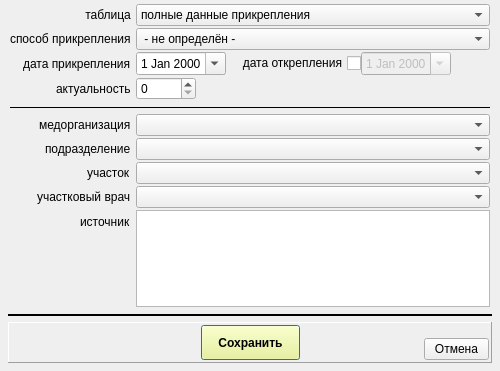
<?xml version="1.0" encoding="UTF-8"?>
<ui version="4.0">
 <class>add_assig_rec_wnd</class>
 <widget class="QDialog" name="add_assig_rec_wnd">
  <property name="geometry">
   <rect>
    <x>0</x>
    <y>0</y>
    <width>500</width>
    <height>371</height>
   </rect>
  </property>
  <property name="minimumSize">
   <size>
    <width>500</width>
    <height>0</height>
   </size>
  </property>
  <property name="maximumSize">
   <size>
    <width>650</width>
    <height>16777215</height>
   </size>
  </property>
  <property name="windowTitle">
   <string>Dialog</string>
  </property>
  <property name="windowIcon">
   <iconset resource="_inko_assig_res.qrc">
    <normaloff>:/inko_asg.bmp</normaloff>:/inko_asg.bmp</iconset>
  </property>
  <layout class="QVBoxLayout" name="verticalLayout">
   <property name="spacing">
    <number>5</number>
   </property>
   <property name="leftMargin">
    <number>8</number>
   </property>
   <property name="topMargin">
    <number>2</number>
   </property>
   <property name="rightMargin">
    <number>8</number>
   </property>
   <property name="bottomMargin">
    <number>8</number>
   </property>
   <item>
    <widget class="QFrame" name="pan_assig_rec">
     <layout class="QFormLayout" name="formLayout">
      <property name="labelAlignment">
       <set>Qt::AlignRight|Qt::AlignTrailing|Qt::AlignVCenter</set>
      </property>
      <property name="horizontalSpacing">
       <number>5</number>
      </property>
      <property name="verticalSpacing">
       <number>2</number>
      </property>
      <property name="leftMargin">
       <number>2</number>
      </property>
      <property name="topMargin">
       <number>2</number>
      </property>
      <property name="rightMargin">
       <number>2</number>
      </property>
      <property name="bottomMargin">
       <number>2</number>
      </property>
      <item row="0" column="0">
       <widget class="QLabel" name="label">
        <property name="text">
         <string> таблица</string>
        </property>
       </widget>
      </item>
      <item row="0" column="1">
       <widget class="QComboBox" name="combo_assig_source">
        <property name="maxVisibleItems">
         <number>50</number>
        </property>
        <item>
         <property name="text">
          <string>полные данные прикрепления</string>
         </property>
        </item>
        <item>
         <property name="text">
          <string>только по МО</string>
         </property>
        </item>
       </widget>
      </item>
      <item row="1" column="0">
       <widget class="QLabel" name="label_2">
        <property name="text">
         <string>способ прикрепления</string>
        </property>
       </widget>
      </item>
      <item row="1" column="1">
       <widget class="QComboBox" name="combo_assig_type">
        <property name="maxVisibleItems">
         <number>50</number>
        </property>
        <item>
         <property name="text">
          <string> - не определён - </string>
         </property>
        </item>
        <item>
         <property name="text">
          <string>(1)  по территор. принципу</string>
         </property>
        </item>
        <item>
         <property name="text">
          <string>(2)  по личному заявлению</string>
         </property>
        </item>
       </widget>
      </item>
      <item row="2" column="0">
       <widget class="QLabel" name="label_3">
        <property name="text">
         <string>дата прикрепления</string>
        </property>
       </widget>
      </item>
      <item row="2" column="1">
       <layout class="QHBoxLayout" name="horizontalLayout">
        <item>
         <widget class="QDateEdit" name="date_assig">
          <property name="minimumSize">
           <size>
            <width>90</width>
            <height>0</height>
           </size>
          </property>
          <property name="maximumSize">
           <size>
            <width>90</width>
            <height>16777215</height>
           </size>
          </property>
          <property name="layoutDirection">
           <enum>Qt::LeftToRight</enum>
          </property>
          <property name="alignment">
           <set>Qt::AlignCenter</set>
          </property>
          <property name="calendarPopup">
           <bool>true</bool>
          </property>
         </widget>
        </item>
        <item>
         <widget class="QCheckBox" name="ch_unsig">
          <property name="layoutDirection">
           <enum>Qt::RightToLeft</enum>
          </property>
          <property name="text">
           <string>   дата открепления</string>
          </property>
         </widget>
        </item>
        <item>
         <widget class="QDateEdit" name="date_unsig">
          <property name="enabled">
           <bool>false</bool>
          </property>
          <property name="minimumSize">
           <size>
            <width>90</width>
            <height>0</height>
           </size>
          </property>
          <property name="maximumSize">
           <size>
            <width>90</width>
            <height>16777215</height>
           </size>
          </property>
          <property name="layoutDirection">
           <enum>Qt::LeftToRight</enum>
          </property>
          <property name="alignment">
           <set>Qt::AlignCenter</set>
          </property>
          <property name="calendarPopup">
           <bool>true</bool>
          </property>
         </widget>
        </item>
        <item>
         <spacer name="horizontalSpacer">
          <property name="orientation">
           <enum>Qt::Horizontal</enum>
          </property>
          <property name="sizeHint" stdset="0">
           <size>
            <width>2</width>
            <height>2</height>
           </size>
          </property>
         </spacer>
        </item>
       </layout>
      </item>
      <item row="3" column="0">
       <widget class="QLabel" name="label_4">
        <property name="text">
         <string>актуальность</string>
        </property>
       </widget>
      </item>
      <item row="3" column="1">
       <widget class="QSpinBox" name="spin_actual">
        <property name="minimumSize">
         <size>
          <width>60</width>
          <height>0</height>
         </size>
        </property>
        <property name="maximumSize">
         <size>
          <width>60</width>
          <height>16777215</height>
         </size>
        </property>
        <property name="maximum">
         <number>999</number>
        </property>
       </widget>
      </item>
      <item row="5" column="0">
       <widget class="QLabel" name="label_5">
        <property name="text">
         <string>медорганизация</string>
        </property>
       </widget>
      </item>
      <item row="6" column="0">
       <widget class="QLabel" name="label_7">
        <property name="text">
         <string>подразделение</string>
        </property>
       </widget>
      </item>
      <item row="6" column="1">
       <widget class="QComboBox" name="combo_medpart">
        <property name="maxVisibleItems">
         <number>50</number>
        </property>
       </widget>
      </item>
      <item row="7" column="0">
       <widget class="QLabel" name="label_8">
        <property name="text">
         <string>участок</string>
        </property>
       </widget>
      </item>
      <item row="7" column="1">
       <widget class="QComboBox" name="combo_medsite">
        <property name="maxVisibleItems">
         <number>50</number>
        </property>
       </widget>
      </item>
      <item row="8" column="0">
       <widget class="QLabel" name="label_9">
        <property name="text">
         <string>участковый врач</string>
        </property>
       </widget>
      </item>
      <item row="8" column="1">
       <widget class="QComboBox" name="combo_medter">
        <property name="maxVisibleItems">
         <number>50</number>
        </property>
       </widget>
      </item>
      <item row="4" column="0" colspan="2">
       <widget class="Line" name="line">
        <property name="minimumSize">
         <size>
          <width>0</width>
          <height>10</height>
         </size>
        </property>
        <property name="frameShadow">
         <enum>QFrame::Plain</enum>
        </property>
        <property name="lineWidth">
         <number>1</number>
        </property>
        <property name="orientation">
         <enum>Qt::Horizontal</enum>
        </property>
       </widget>
      </item>
      <item row="9" column="0">
       <widget class="QLabel" name="label_10">
        <property name="text">
         <string>источник</string>
        </property>
       </widget>
      </item>
      <item row="9" column="1">
       <widget class="QTextEdit" name="te_source">
        <property name="layoutDirection">
         <enum>Qt::LeftToRight</enum>
        </property>
       </widget>
      </item>
      <item row="5" column="1">
       <widget class="QComboBox" name="combo_medorg">
        <property name="maxVisibleItems">
         <number>50</number>
        </property>
       </widget>
      </item>
     </layout>
    </widget>
   </item>
   <item>
    <widget class="Line" name="line_2">
     <property name="frameShadow">
      <enum>QFrame::Plain</enum>
     </property>
     <property name="lineWidth">
      <number>2</number>
     </property>
     <property name="orientation">
      <enum>Qt::Horizontal</enum>
     </property>
    </widget>
   </item>
   <item>
    <widget class="QFrame" name="pan_DN">
     <property name="frameShape">
      <enum>QFrame::Panel</enum>
     </property>
     <property name="frameShadow">
      <enum>QFrame::Raised</enum>
     </property>
     <layout class="QHBoxLayout" name="horizontalLayout_3">
      <property name="spacing">
       <number>2</number>
      </property>
      <property name="leftMargin">
       <number>2</number>
      </property>
      <property name="topMargin">
       <number>2</number>
      </property>
      <property name="rightMargin">
       <number>2</number>
      </property>
      <property name="bottomMargin">
       <number>2</number>
      </property>
      <item>
       <widget class="QFrame" name="frame_2">
        <property name="minimumSize">
         <size>
          <width>65</width>
          <height>0</height>
         </size>
        </property>
        <property name="maximumSize">
         <size>
          <width>65</width>
          <height>16777215</height>
         </size>
        </property>
        <property name="frameShape">
         <enum>QFrame::NoFrame</enum>
        </property>
        <property name="frameShadow">
         <enum>QFrame::Raised</enum>
        </property>
       </widget>
      </item>
      <item>
       <spacer name="horizontalSpacer_6">
        <property name="orientation">
         <enum>Qt::Horizontal</enum>
        </property>
        <property name="sizeHint" stdset="0">
         <size>
          <width>40</width>
          <height>20</height>
         </size>
        </property>
       </spacer>
      </item>
      <item>
       <widget class="QPushButton" name="bn_save">
        <property name="minimumSize">
         <size>
          <width>0</width>
          <height>35</height>
         </size>
        </property>
        <property name="palette">
         <palette>
          <active>
           <colorrole role="Button">
            <brush brushstyle="SolidPattern">
             <color alpha="255">
              <red>255</red>
              <green>255</green>
              <blue>127</blue>
             </color>
            </brush>
           </colorrole>
          </active>
          <inactive>
           <colorrole role="Button">
            <brush brushstyle="SolidPattern">
             <color alpha="255">
              <red>255</red>
              <green>255</green>
              <blue>127</blue>
             </color>
            </brush>
           </colorrole>
          </inactive>
          <disabled>
           <colorrole role="Button">
            <brush brushstyle="SolidPattern">
             <color alpha="255">
              <red>255</red>
              <green>255</green>
              <blue>127</blue>
             </color>
            </brush>
           </colorrole>
          </disabled>
         </palette>
        </property>
        <property name="font">
         <font>
          <weight>75</weight>
          <bold>true</bold>
         </font>
        </property>
        <property name="text">
         <string>    Сохранить    </string>
        </property>
        <property name="default">
         <bool>true</bool>
        </property>
        <property name="flat">
         <bool>false</bool>
        </property>
       </widget>
      </item>
      <item>
       <spacer name="horizontalSpacer_5">
        <property name="orientation">
         <enum>Qt::Horizontal</enum>
        </property>
        <property name="sizeHint" stdset="0">
         <size>
          <width>40</width>
          <height>20</height>
         </size>
        </property>
       </spacer>
      </item>
      <item>
       <layout class="QVBoxLayout" name="verticalLayout_2">
        <property name="spacing">
         <number>2</number>
        </property>
        <property name="leftMargin">
         <number>0</number>
        </property>
        <property name="topMargin">
         <number>0</number>
        </property>
        <property name="rightMargin">
         <number>0</number>
        </property>
        <property name="bottomMargin">
         <number>0</number>
        </property>
        <item>
         <spacer name="verticalSpacer_2">
          <property name="orientation">
           <enum>Qt::Vertical</enum>
          </property>
          <property name="sizeHint" stdset="0">
           <size>
            <width>2</width>
            <height>2</height>
           </size>
          </property>
         </spacer>
        </item>
        <item>
         <widget class="QPushButton" name="bn_close">
          <property name="minimumSize">
           <size>
            <width>60</width>
            <height>0</height>
           </size>
          </property>
          <property name="maximumSize">
           <size>
            <width>65</width>
            <height>16777215</height>
           </size>
          </property>
          <property name="text">
           <string>Отмена</string>
          </property>
          <property name="autoDefault">
           <bool>false</bool>
          </property>
         </widget>
        </item>
       </layout>
      </item>
     </layout>
    </widget>
   </item>
  </layout>
 </widget>
 <resources>
  <include location="_inko_assig_res.qrc"/>
 </resources>
 <connections/>
</ui>
